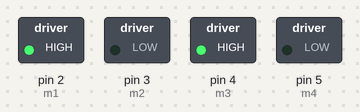
Bench run of a sketch on a simulated Arduino Uno, built with avr-gcc and run on an emulated ATmega328P. Shown: switched loads named in the sketch (green lamp = pin HIGH).

Above: at 5.0 s.
At 15.0 s:
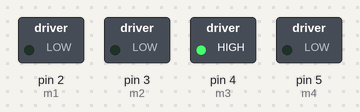
Timing chart, 0 to 23.0 s (numbered marks = the images above):
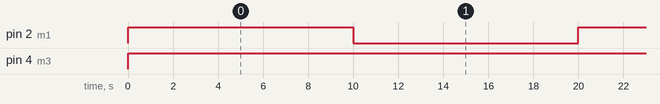

Measured:
- by itself, pin 2 (m1): alternates HIGH for 10.0 s and LOW for 10.0 s
- by itself, pin 4 (m3): LOW → HIGH at 0.00 s

The sketch:

Car_motor_driver_.ino
```cpp
#define m1 2
#define m2 3
#define m3 4
#define m4 5

#include <SoftwareSerial.h>
int mov = 0;

SoftwareSerial HC12(10, 11); // HC-12 TX Pin, HC-12 RX Pin

char incomingByte;
String readBuffer = "";


void setup() {
  Serial.begin(9600);             // Open serial port to computer
  HC12.begin(9600);               // Open serial port to HC12

  // put your setup code here, to run once:
 pinMode (m1,OUTPUT);
 pinMode (m2,OUTPUT);
 pinMode (m3,OUTPUT);
 pinMode (m4,OUTPUT);
}

void loop() {
   readBuffer = "";
  boolean start = false;
  // Reads the incoming angle
  while (HC12.available()) {             // If HC-12 has data
    incomingByte = HC12.read();          // Store each icoming byte from HC-12
    delay(5);
    // Reads the data between the start "s" and end marker "e"
    if (start == true) {
      if (incomingByte != 'e') {
        readBuffer += char(incomingByte);    // Add each byte to ReadBuffer string variable
      }
      else {
        start = false;
      }
    }
    // Checks whether the received message statrs with the start marker "s"
    else if ( incomingByte == 's') {
      start = true; // If true start reading the message
    }
  }
  // Converts the string into integer
  mov = readBuffer.toInt();


//forward
if (int mov = 100) {
    digitalWrite (m1, HIGH);
    digitalWrite (m2, LOW);
    digitalWrite (m3, HIGH);
    digitalWrite (m4, LOW);
    delay(10000);
    }
 else
{
    digitalWrite (m1, LOW);
    digitalWrite (m2, LOW);
    digitalWrite (m3, LOW);
    digitalWrite (m4, LOW);
    delay(10000);
}


//left
if (int mov = 20) {
    digitalWrite (m1, LOW);
    digitalWrite (m2, LOW);
    digitalWrite (m3, HIGH);
    digitalWrite (m4, LOW);
    delay(10000);
  }
else
{
    digitalWrite (m1, LOW);
    digitalWrite (m2, LOW);
    digitalWrite (m3, LOW);
    digitalWrite (m4, LOW);
    delay(10000);
}
}
```
